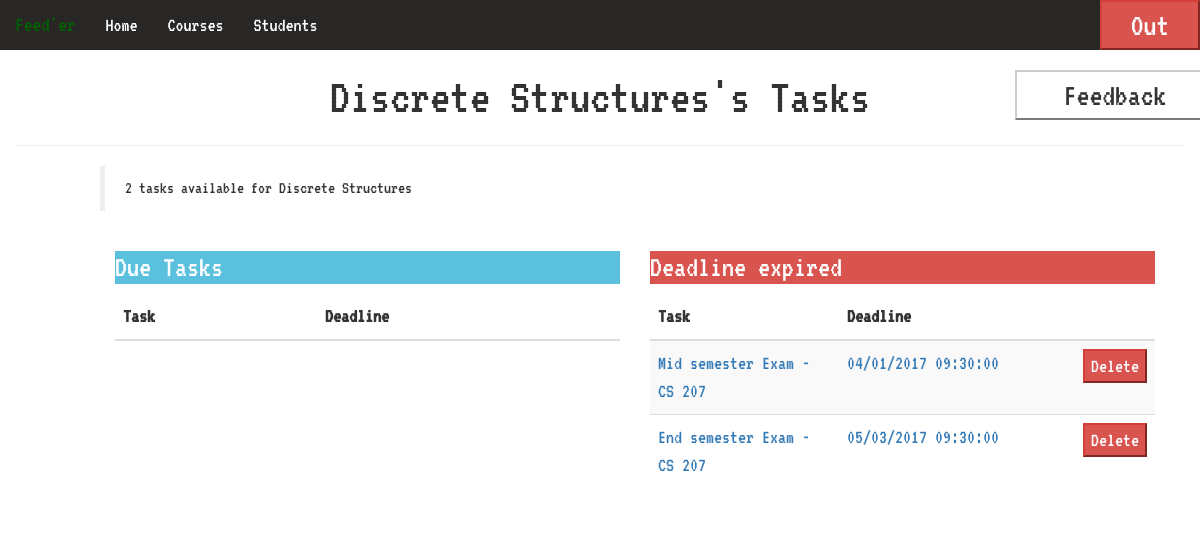
Page /special_admin/course/49/tasks/ (signed in) on the committed database.
### special_admin/models.py (models this page shows, shortened)
class Course(models.Model):
    code = models.CharField(max_length=10)
    name = models.CharField(max_length=50)
    students = models.ManyToManyField(Student)

class Task(models.Model):
    tag = models.CharField(max_length=50)
    detail = models.CharField(max_length=400)
    deadline = models.CharField(max_length=20)
    course = models.ForeignKey(Course, on_delete=models.CASCADE, null=True)

### special_admin/views.py (the view)
# urls.py: url(r'^course/(?P<pk>[1-9][0-9]*)/tasks/$', views.tasks, name='tasks'),
def tasks(request, pk):
    all_courses = Course.objects.all()
    selected_course = get_object_or_404(Course, pk=pk)
    selected_course_tasks = selected_course.task_set.all()
    finished_tasks = []
    remaining_tasks = []
    present_datetime = datetime.now()
    for task_iter in selected_course_tasks:
        task_deadline = datetime_helper.get_datetime(task_iter.deadline)
        if task_deadline <= present_datetime:
            finished_tasks.append(task_iter)
        else:
            remaining_tasks.append(task_iter)
    if request.method == 'POST':
        if 'delete' in request.POST:
            delete_task = get_object_or_404(Task, pk=request.POST['delete'])
            delete_task.delete()
            selected_course_tasks = selected_course.task_set.all()
            finished_tasks = []
            remaining_tasks = []
            present_datetime = datetime.now()
            for task_iter in selected_course_tasks:
                task_deadline = datetime_helper.get_datetime(task_iter.deadline)
                if task_deadline <= present_datetime:
                    finished_tasks.append(task_iter)
                else:
                    remaining_tasks.append(task_iter)
            return render(request, 'special_admin/task_crud/tasks.html', {'course': selected_course,
                                                                          'all_course': all_courses,
                                                                          'finished_tasks': finished_tasks,
                                                                          'remaining_tasks': remaining_tasks,
                                                                          'total': len(finished_tasks) + len(
                                                                              remaining_tasks)})
    elif request.method == 'GET':
        if request.session.get(sk.special_admin_logged, False):
            return render(request, 'special_admin/task_crud/tasks.html', {'course': selected_course,
                                                                          'all_course': all_courses,
                                                                          'finished_tasks': finished_tasks,
                                                                          'remaining_tasks': remaining_tasks,
                                                                          'total': len(finished_tasks) + len(
                                                                              remaining_tasks)})
        else:
            return render(request, 'special_admin/login.html')

### special_admin/datetime_helper.py (called while the page is built)
def get_datetime(datetime_string):
    date_time_parts = datetime_string.split(" ")
    date = date_time_parts[0].split("/")
    time = date_time_parts[1].split(":")
    ret = datetime.strptime(date[0] + " " + date[1] + " " + date[2] + " " + time[0] + " " + time[1] + " " + "00",
                            "%d %m %Y %H %M %S")
    return ret

### special_admin/templates/special_admin/task_crud/tasks.html (shortened to what this page needs)
{% extends 'special_admin/base.html' %}
{% block body %}
    <div class="container-fluid">
        <div class="row">
            <div class="col-xs-2"></div>
            <div class="col-xs-8">
                <h1 style="text-align: center;margin: 0;font-size: 50px">{{ course.name }}'s Tasks</h1>
            </div>
            <div class="col-xs-2">
                <a href="{% url 'special_admin:feedback_forms' course.pk %}">
                    <button class="btn-default" style="width: 200px;height: 50px;font-size: xx-large">
                        Feedback
                    </button>
                </a>
            </div>
        </div>
        <hr>
        <div class="row">
            <div class="col-xs-1">
            </div>
            <div class="col-xs-11 row">
                <blockquote>
                    {{ total }} tasks available for {{ course.name }}
                </blockquote>
                <div class="col-xs-6">
                    <h2 class="label-info" style="color: white">Due Tasks</h2>
                    <table class="table table-hover table-striped" style="overflow: scroll">
                        <colgroup>
                            <col span="1" style="width: 40%;">
                            <col span="1" style="width: 50%;">
                            <col span="1" style="width: 10%;">
                        </colgroup>
                        <thead>
                        <tr>
                            <th>Task</th>
                            <th>Deadline</th>
                            <th></th>
                        </tr>
                        </thead>
                    </table>
                </div>
                <div class="col-xs-6">
                    <h2 class="label-danger" style="color: white">Deadline expired</h2>
                    <table class="table table-hover table-striped" style="overflow: scroll">
                        <colgroup>
                            <col span="1" style="width: 40%;">
                            <col span="1" style="width: 50%;">
                            <col span="1" style="width: 10%;">
                        </colgroup>
                        <thead>
                        <tr>
                            <th>Task</th>
                            <th>Deadline</th>
                            <th></th>
                        </tr>
                        </thead>
                        <tbody>
                        {% for task in finished_tasks %}
                            <tr>
                                <td>
                                    <a href="{% url 'special_admin:old_task' task.pk %}">
                                        {{ task.tag }}
                                    </a>
                                </td>
                                <td>
                                    <a href="{% url 'special_admin:old_task' task.pk %}">
                                        {{ task.deadline }}
                                    </a>
                                </td>
                                <td>
                                    <form action="{% url 'special_admin:tasks' course.pk %}" method="post">
                                        <input type="submit" value="Delete" class="btn-danger">
                                    </form>
                                </td>
                            </tr>
                        {% endfor %}
                        </tbody>
                    </table>
                </div>
            </div>
        </div>
    </div>
{% endblock %}

### special_admin/templates/special_admin/base.html (style rules this page uses)
body { font-family: 'VT323', monospace; font-size: 20px; background-size: cover; background-image: url("http://wallpapercave.com/wp/4SSFz3R.png"); }

### rows in the picture
Course: name "Discrete Structures"
Task: tag "Mid semester Exam - CS 207", deadline "04/01/2017 09:30:00"
Task: tag "End semester Exam - CS 207", deadline "05/03/2017 09:30:00"

### other values in the picture
{{ total }} "2"
